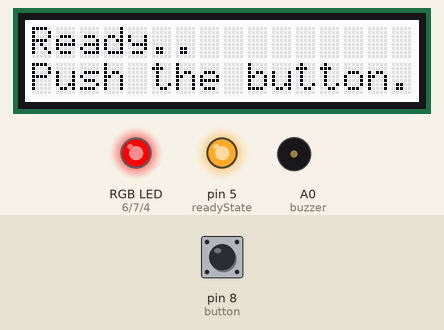
This sketch was run on a simulated Arduino Uno, built with avr-gcc and run on an emulated ATmega328P. Parts: 16×2 character LCD, an RGB LED mixed from three pins (HIGH = lit), output pins drawn as LEDs (lit = HIGH), buzzer (waves = sounding). The test bench sets the inputs (shaded band); at power-on: pin 8 (button) LOW.

Above: at 1.2 s.
1.3 s: pin 8 (button) pulled HIGH for 0.15 s
At 2.2 s:
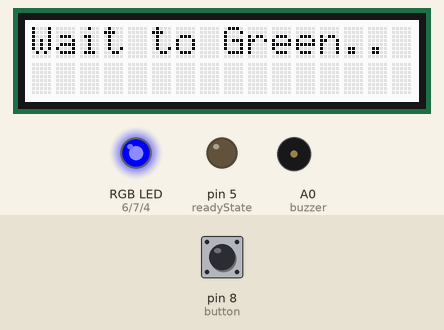
At 8.4 s:
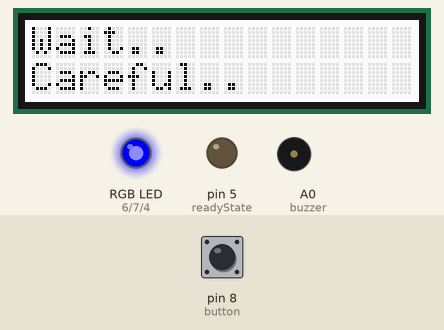
10.4 s: pin 8 (button) pulled HIGH for 3.2 s
At 17.6 s:
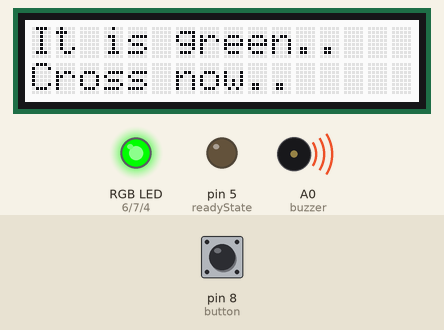
Timing chart, 0 to 27.0 s (numbered marks = the images above; inputs shaded):
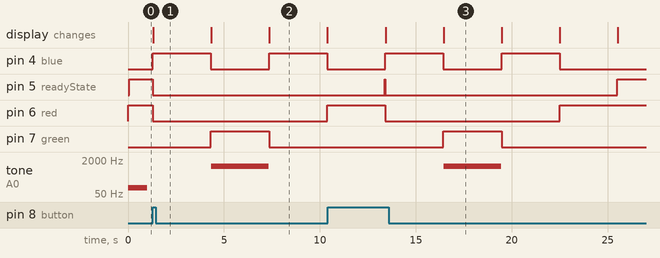

The sketch:

lcd1.ino
```cpp
#include "rgb_lcd.h"

rgb_lcd lcd;

int red = 6;
int blue = 4;
int green = 7;
int button = 8;
int buzzer = A0;
const int DELAYTIME = 3000; // the amount of delay time each light will have to stay on.
                            //just to make things easier for us we put 3 seconds to make thngs faster and save alot of time working on this project.

int readyState = 5;
bool buttonPressed = false;
bool readyStateDisplayed = false;

void setup(){
    pinMode(red, OUTPUT);
    pinMode(blue, OUTPUT);
    pinMode(green, OUTPUT);
    pinMode(button, INPUT);
    pinMode(buzzer,OUTPUT);
    tone(buzzer,100,1000);

    pinMode(readyState,OUTPUT); //Shows state of kit functionality
    digitalWrite(red, HIGH);
    lcd.begin(16,2);
    lcd.setCursor(0,0);
    lcd.print("LCD Started");


}

void loop() { // start of loop

    if(!digitalRead(readyState) == HIGH){
      digitalWrite(readyState,HIGH);
      lcd.clear();                    ///To clear the screen from any msg
      lcd.setCursor(0,0);
      lcd.print("Ready..");//Will display on screen
      lcd.setCursor(0,1);// This is just how your msg will display on screen 0 as x co-ordinator and 1 is y co-ordinator.
      lcd.print("Push the button.");

    }


    if(digitalRead(button) == HIGH){
      buttonPressed =true;

    }

    if(buttonPressed == true){
      changeLights();////button pressed, lights will change


    }


}


void changeLights(){
    // green off, blue on for 3 seconds
    //Will display the "Wait message" on the lcd board for Pedestrian to warn him for the right time to cross.
    lcd.clear();
    buttonPressed = false;
    digitalWrite(readyState,LOW);

    digitalWrite(red, LOW);
    digitalWrite(blue, HIGH);
    lcd.setCursor(0,0);
    lcd.print("Wait to Green..");
    delay(DELAYTIME);
     // Blue off, Green is on, then it write to the lcd board it will say
     //"it is Green" "cross now" and also buzzer will buzz until the green is off.
    digitalWrite(blue,LOW);
    digitalWrite(green,HIGH);
    lcd.setCursor(0,0);
    lcd.clear();
    lcd.print("It is green..");
    lcd.setCursor(0,1);
    lcd.print("Cross now..");
    tone(buzzer,1000);

    delay(DELAYTIME);
    noTone(buzzer);
// when green is off. it will say "wait" "careful" and then blue will come on.
    lcd.clear();
    lcd.setCursor(0,0);
    lcd.print("Wait..");
    lcd.setCursor(0,1);
    lcd.print("Careful..");
    digitalWrite(green,LOW);
    digitalWrite(blue,HIGH);
    delay(DELAYTIME);
// when red is on. it will write to the lcd board saying "it is red", "dont cross"
    lcd.clear();
    lcd.setCursor(0,0);
    lcd.print("It is red..");
    lcd.setCursor(0,1);
    lcd.print("Dont cross..");
    digitalWrite(blue,LOW);
    digitalWrite(red,HIGH);

    delay(DELAYTIME);

}
```

Measured:
- after the input at 1.3 s, pin 4 (blue): alternates HIGH for 3.0 s and LOW for 3.0 s, starting at once; pin 5 (readyState): HIGH → LOW at once
- after the input at 10.4 s, pin 4 (blue): alternates HIGH for 3.0 s and LOW for 3.0 s, starting after 3.0 s; pin 6 (red): HIGH → LOW after 3.0 s, → HIGH 9.1 s later
- what the display in image 2 shows lasts 3.0 s, from 7.4 s to 10.4 s
